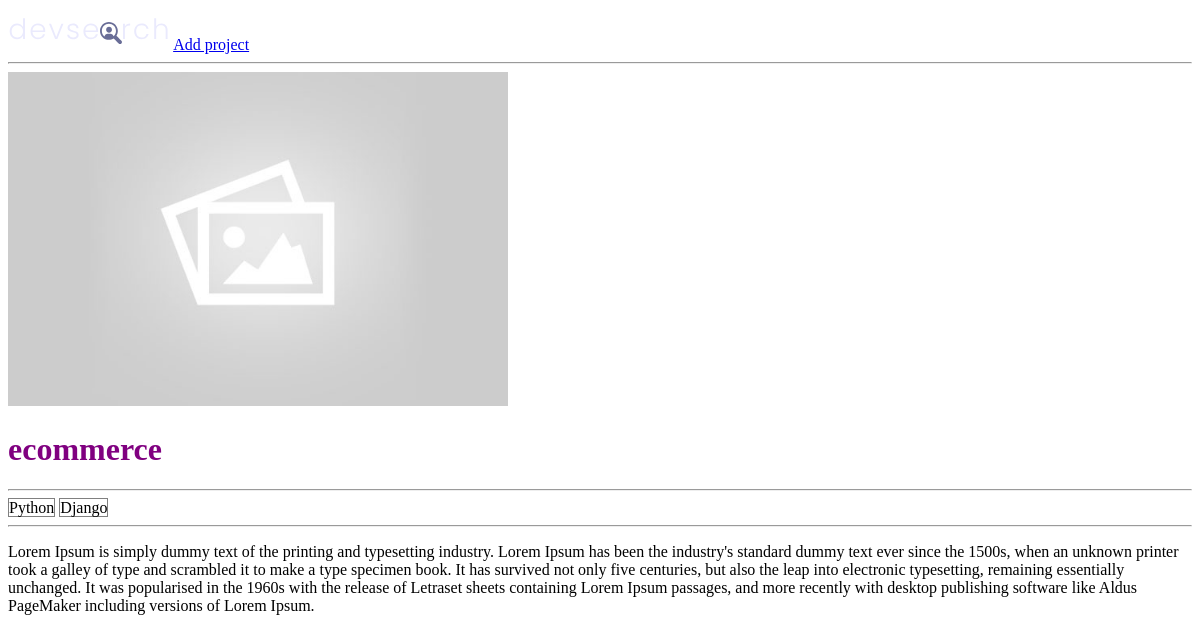
Before: /project/cafba34c-40e2-4cfe-b05c-3421acb3c107 with the older database file.
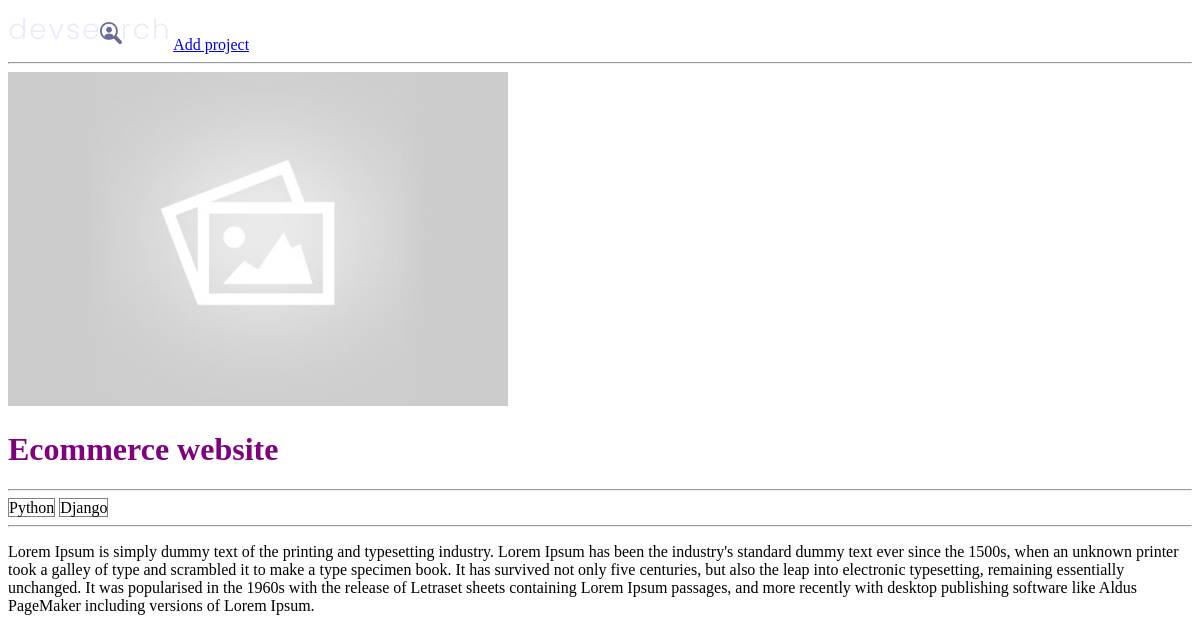
After: the same page with the newer database file.
### projects/models.py (models this page shows, shortened)
class Project(models.Model):
    title=models.CharField(max_length=200)
    description=models.TextField(null=True,blank=True)
    featured_image=models.ImageField(null=True,blank=True,default="default.jpg")
    demo_link=models.CharField(max_length=2000,null=True,blank=True)
    source_link=models.CharField(max_length=2000,null=True,blank=True)
    tags=models.ManyToManyField('Tag',blank=True)
    vote_total=models.IntegerField(default=0,null=True,blank=True)
    vote_ratio=models.IntegerField(default=0,null=True,blank=True)
    created_at=models.DateTimeField(auto_now_add=True)
    id=models.UUIDField(default=uuid.uuid4,unique=True,primary_key=True,editable=False)    # django has default id generation for each instance created in a model, here we are overriding the id

class Tag(models.Model):
    name=models.CharField(max_length=200)
    created_at=models.DateTimeField(auto_now_add=True)
    id=models.UUIDField(default=uuid.uuid4,unique=True,primary_key=True,editable=False)
    def __str__(self):
        return self.name

### projects/views.py (the view)
# urls.py: path('project/<str:pk>',views.single_project,name='projects'),
def single_project(request,pk):
    projectObj=Project.objects.get(id=pk)
    return render(request,'projects/single_project.html',{'project':projectObj})

### projects/templates/projects/single_project.html
{% extends 'main.html' %}
{% block content %}
<img style="max-width: 500px;" src="{{project.featured_image.url }}">
<h1>{{project.title}}</h1>
<hr>
{% for tag in project.tags.all %}
<span style="border: 1px solid gray;">{{tag}}</span>
{%  endfor %}
<hr>
<p>{{project.description}}</p>
{% endblock content %}

### templates/main.html (shortened to what this page needs)
<!DOCTYPE html>
{% load static %}
<html lang="en">
<head>
    <link rel="stylesheet" type="text/css" media="screen" href="{% static 'styles/main.css' %}">
</head>
<body>
    {% include 'navbar.html' %}
    {% block content %}
    {% endblock content %}
</body>
</html>

### templates/navbar.html
{% load static %}
<img src="{% static 'images/logo.svg' %}">
<a href="{% url 'create-project' %}">Add project</a>
<hr>

### static/styles/main.css (style rules this page uses)
h1 { color: purple; }

Changed rows visible on the page:
changed Project: title "ecommerce" → "Ecommerce website"
